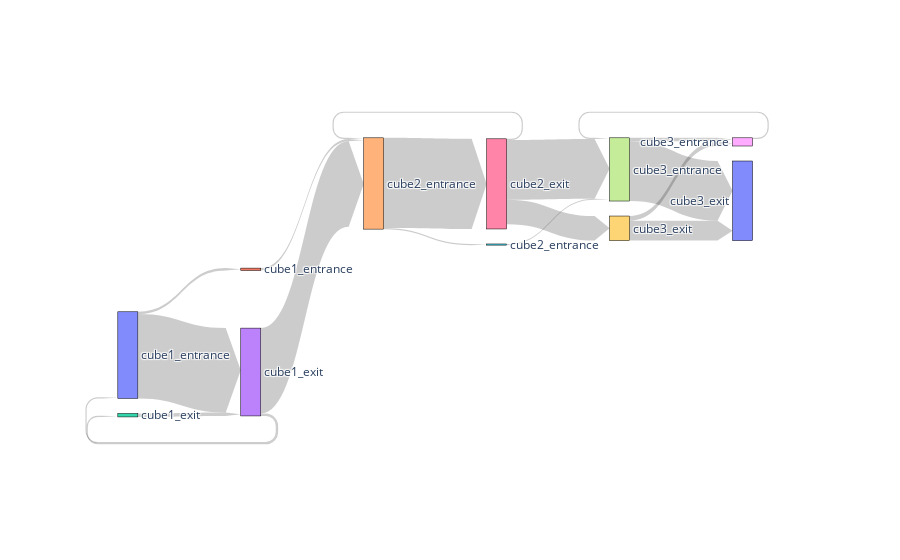

Write notebook code for a chart like this one.
### Markdown cell above
# traffic flow

### Code cell
# snakey plot representing the flow of traffic through doors

original_doors = sorted(set([door for seq in filtered_doors_df['sequence'] for door in seq.split(',')]))

desired_doors = ['cube1_entrance', 'cube1_entrance', 'cube1_exit', 'cube1_exit', 'cube2_entrance', 'cube2_entrance', 'cube2_exit', 'cube3_entrance', 'cube3_entrance', 'cube3_exit', 'cube3_exit']

flow_matrix = pd.DataFrame(0, index=original_doors, columns=original_doors)

for sequence in filtered_doors_df['sequence']:
    doors_visited = sequence.split(',')
    for i in range(len(doors_visited) - 1):
        flow_matrix.loc[doors_visited[i], doors_visited[i + 1]] += 1

fig = go.Figure(data=[go.Sankey(
    node=dict(
        pad=15,
        thickness=20,
        line=dict(color='black', width=0.5),
        label=original_doors
    ),
    link=dict(
        arrowlen=15,
        source=[original_doors.index(src) for src in flow_matrix.index for _ in range(len(flow_matrix.columns))],
        target=[original_doors.index(dest) for _ in range(len(flow_matrix.index)) for dest in flow_matrix.columns],
        value=flow_matrix.values.flatten()
    )
)])

fig.update_traces(
    node=dict(label=desired_doors),
    selector=dict(type='sankey')
)

fig.write_html("sankey_plot.html")

fig.show()

### Figure 1 — Plotly figure (JSON) as saved in the notebook; plotly's stock layout.template omitted (floating-point values rounded to 4 significant figures)
{"data": [{"link": {"arrowlen": 15, "source": [0, 0, 0, 0, 0, 0, 0, 0, 0, 0, 0, 1, 1, 1, 1, 1, 1, 1, 1, 1, 1, 1, 2, 2, 2, 2, 2, 2, 2, 2, 2, 2, 2, 3, 3, 3, 3, 3, 3, 3, 3, 3, 3, 3, 4, 4, 4, 4, 4, 4, 4, 4, 4, 4, 4, 5, 5, 5, 5, 5, 5, 5, 5, 5, 5, 5, 6, 6, 6, 6, 6, 6, 6, 6, 6, 6, 6, 7, 7, 7, 7, 7, 7, 7, 7, 7, 7, 7, 8, 8, 8, 8, 8, 8, 8, 8, 8, 8, 8, 9, 9, 9, 9, 9, 9, 9, 9, 9, 9, 9, 10, 10, 10, 10, 10, 10, 10, 10, 10, 10, 10], "target": [0, 1, 2, 3, 4, 5, 6, 7, 8, 9, 10, 0, 1, 2, 3, 4, 5, 6, 7, 8, 9, 10, 0, 1, 2, 3, 4, 5, 6, 7, 8, 9, 10, 0, 1, 2, 3, 4, 5, 6, 7, 8, 9, 10, 0, 1, 2, 3, 4, 5, 6, 7, 8, 9, 10, 0, 1, 2, 3, 4, 5, 6, 7, 8, 9, 10, 0, 1, 2, 3, 4, 5, 6, 7, 8, 9, 10, 0, 1, 2, 3, 4, 5, 6, 7, 8, 9, 10, 0, 1, 2, 3, 4, 5, 6, 7, 8, 9, 10, 0, 1, 2, 3, 4, 5, 6, 7, 8, 9, 10, 0, 1, 2, 3, 4, 5, 6, 7, 8, 9, 10], "value": [0, 2, 0, 72, 0, 0, 0, 0, 0, 0, 0, 0, 0, 0, 0, 2, 0, 0, 0, 0, 0, 0, 0, 0, 0, 3, 0, 0, 0, 0, 0, 0, 0, 1, 0, 1, 0, 73, 0, 0, 0, 0, 0, 0, 0, 0, 0, 0, 0, 1, 77, 0, 0, 0, 0, 0, 0, 0, 0, 0, 0, 0, 1, 0, 0, 0, 0, 0, 0, 0, 1, 0, 0, 51, 0, 21, 0, 0, 0, 0, 0, 0, 0, 0, 0, 3, 0, 51, 0, 0, 0, 0, 0, 0, 0, 1, 0, 0, 0, 0, 0, 0, 0, 0, 0, 0, 0, 4, 0, 17, 0, 0, 0, 0, 0, 0, 0, 0, 0, 0, 0]}, "node": {"label": ["cube1_entrance", "cube1_entrance", "cube1_exit", "cube1_exit", "cube2_entrance", "cube2_entrance", "cube2_exit", "cube3_entrance", "cube3_entrance", "cube3_exit", "cube3_exit"], "line": {"color": "black", "width": 0.5}, "pad": 15, "thickness": 20}, "type": "sankey"}], "layout": {}}
